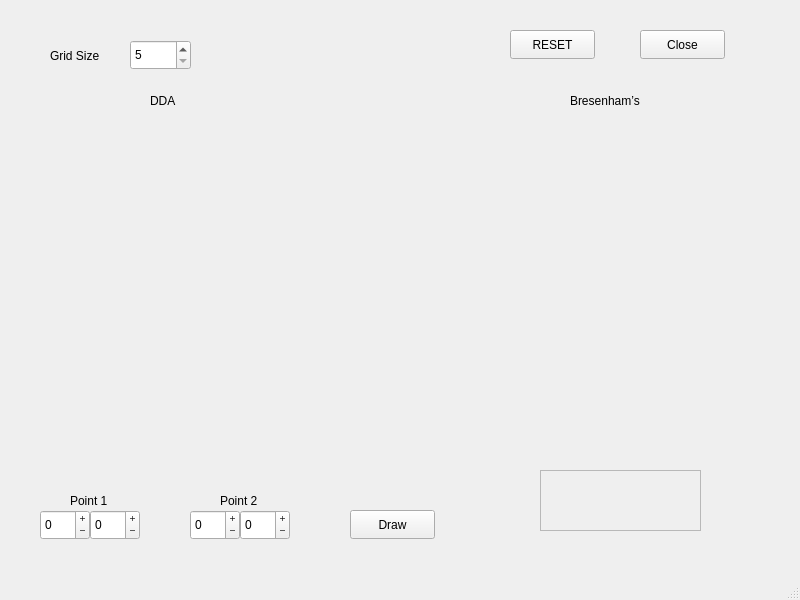
<?xml version="1.0" encoding="UTF-8"?>
<ui version="4.0">
 <class>LinesMainWindow</class>
 <widget class="QMainWindow" name="LinesMainWindow">
  <property name="geometry">
   <rect>
    <x>0</x>
    <y>0</y>
    <width>800</width>
    <height>600</height>
   </rect>
  </property>
  <property name="windowTitle">
   <string>LinesMainWindow</string>
  </property>
  <widget class="QWidget" name="centralwidget">
   <widget class="QPushButton" name="closeButton">
    <property name="geometry">
     <rect>
      <x>640</x>
      <y>30</y>
      <width>85</width>
      <height>29</height>
     </rect>
    </property>
    <property name="text">
     <string>Close</string>
    </property>
   </widget>
   <widget class="DDAWidget" name="widget" native="true">
    <property name="geometry">
     <rect>
      <x>20</x>
      <y>120</y>
      <width>339</width>
      <height>339</height>
     </rect>
    </property>
    <property name="mouseTracking">
     <bool>true</bool>
    </property>
   </widget>
   <widget class="BresenhamWidget" name="widget_2" native="true">
    <property name="geometry">
     <rect>
      <x>430</x>
      <y>120</y>
      <width>339</width>
      <height>339</height>
     </rect>
    </property>
    <property name="mouseTracking">
     <bool>false</bool>
    </property>
   </widget>
   <widget class="QPushButton" name="draw_button">
    <property name="geometry">
     <rect>
      <x>350</x>
      <y>510</y>
      <width>85</width>
      <height>29</height>
     </rect>
    </property>
    <property name="text">
     <string>Draw</string>
    </property>
   </widget>
   <widget class="QLabel" name="label">
    <property name="geometry">
     <rect>
      <x>70</x>
      <y>490</y>
      <width>51</width>
      <height>21</height>
     </rect>
    </property>
    <property name="text">
     <string>Point 1</string>
    </property>
   </widget>
   <widget class="QLabel" name="label_2">
    <property name="geometry">
     <rect>
      <x>220</x>
      <y>490</y>
      <width>51</width>
      <height>21</height>
     </rect>
    </property>
    <property name="text">
     <string>Point 2</string>
    </property>
   </widget>
   <widget class="QLabel" name="label_3">
    <property name="geometry">
     <rect>
      <x>150</x>
      <y>90</y>
      <width>31</width>
      <height>21</height>
     </rect>
    </property>
    <property name="text">
     <string>DDA</string>
    </property>
   </widget>
   <widget class="QLabel" name="label_4">
    <property name="geometry">
     <rect>
      <x>570</x>
      <y>90</y>
      <width>91</width>
      <height>21</height>
     </rect>
    </property>
    <property name="text">
     <string>Bresenham’s</string>
    </property>
   </widget>
   <widget class="QSpinBox" name="x_1">
    <property name="geometry">
     <rect>
      <x>40</x>
      <y>510</y>
      <width>50</width>
      <height>30</height>
     </rect>
    </property>
    <property name="buttonSymbols">
     <enum>QAbstractSpinBox::PlusMinus</enum>
    </property>
    <property name="minimum">
     <number>-5</number>
    </property>
    <property name="maximum">
     <number>5</number>
    </property>
    <property name="stepType">
     <enum>QAbstractSpinBox::DefaultStepType</enum>
    </property>
   </widget>
   <widget class="QSpinBox" name="y_1">
    <property name="geometry">
     <rect>
      <x>90</x>
      <y>510</y>
      <width>50</width>
      <height>30</height>
     </rect>
    </property>
    <property name="buttonSymbols">
     <enum>QAbstractSpinBox::PlusMinus</enum>
    </property>
    <property name="minimum">
     <number>-5</number>
    </property>
    <property name="maximum">
     <number>5</number>
    </property>
    <property name="stepType">
     <enum>QAbstractSpinBox::DefaultStepType</enum>
    </property>
   </widget>
   <widget class="QSpinBox" name="x_2">
    <property name="geometry">
     <rect>
      <x>190</x>
      <y>510</y>
      <width>50</width>
      <height>30</height>
     </rect>
    </property>
    <property name="buttonSymbols">
     <enum>QAbstractSpinBox::PlusMinus</enum>
    </property>
    <property name="minimum">
     <number>-5</number>
    </property>
    <property name="maximum">
     <number>5</number>
    </property>
    <property name="stepType">
     <enum>QAbstractSpinBox::DefaultStepType</enum>
    </property>
   </widget>
   <widget class="QSpinBox" name="y_2">
    <property name="geometry">
     <rect>
      <x>240</x>
      <y>510</y>
      <width>50</width>
      <height>30</height>
     </rect>
    </property>
    <property name="buttonSymbols">
     <enum>QAbstractSpinBox::PlusMinus</enum>
    </property>
    <property name="minimum">
     <number>-5</number>
    </property>
    <property name="maximum">
     <number>5</number>
    </property>
    <property name="stepType">
     <enum>QAbstractSpinBox::DefaultStepType</enum>
    </property>
   </widget>
   <widget class="QPlainTextEdit" name="remarks">
    <property name="enabled">
     <bool>false</bool>
    </property>
    <property name="geometry">
     <rect>
      <x>540</x>
      <y>470</y>
      <width>161</width>
      <height>61</height>
     </rect>
    </property>
   </widget>
   <widget class="QSpinBox" name="gridWidth">
    <property name="geometry">
     <rect>
      <x>130</x>
      <y>40</y>
      <width>61</width>
      <height>30</height>
     </rect>
    </property>
    <property name="minimum">
     <number>5</number>
    </property>
    <property name="maximum">
     <number>30</number>
    </property>
   </widget>
   <widget class="QLabel" name="label_5">
    <property name="geometry">
     <rect>
      <x>50</x>
      <y>40</y>
      <width>71</width>
      <height>31</height>
     </rect>
    </property>
    <property name="text">
     <string>Grid Size</string>
    </property>
   </widget>
   <widget class="QPushButton" name="resetButton">
    <property name="geometry">
     <rect>
      <x>510</x>
      <y>30</y>
      <width>85</width>
      <height>29</height>
     </rect>
    </property>
    <property name="text">
     <string>RESET</string>
    </property>
   </widget>
  </widget>
  <widget class="QMenuBar" name="menubar">
   <property name="geometry">
    <rect>
     <x>0</x>
     <y>0</y>
     <width>800</width>
     <height>26</height>
    </rect>
   </property>
  </widget>
  <widget class="QStatusBar" name="statusbar"/>
 </widget>
 <customwidgets>
  <customwidget>
   <class>DDAWidget</class>
   <extends>QWidget</extends>
   <header>ddawidget.h</header>
   <container>1</container>
  </customwidget>
  <customwidget>
   <class>BresenhamWidget</class>
   <extends>QWidget</extends>
   <header>bresenhamwidget.h</header>
   <container>1</container>
  </customwidget>
 </customwidgets>
 <resources/>
 <connections/>
</ui>
